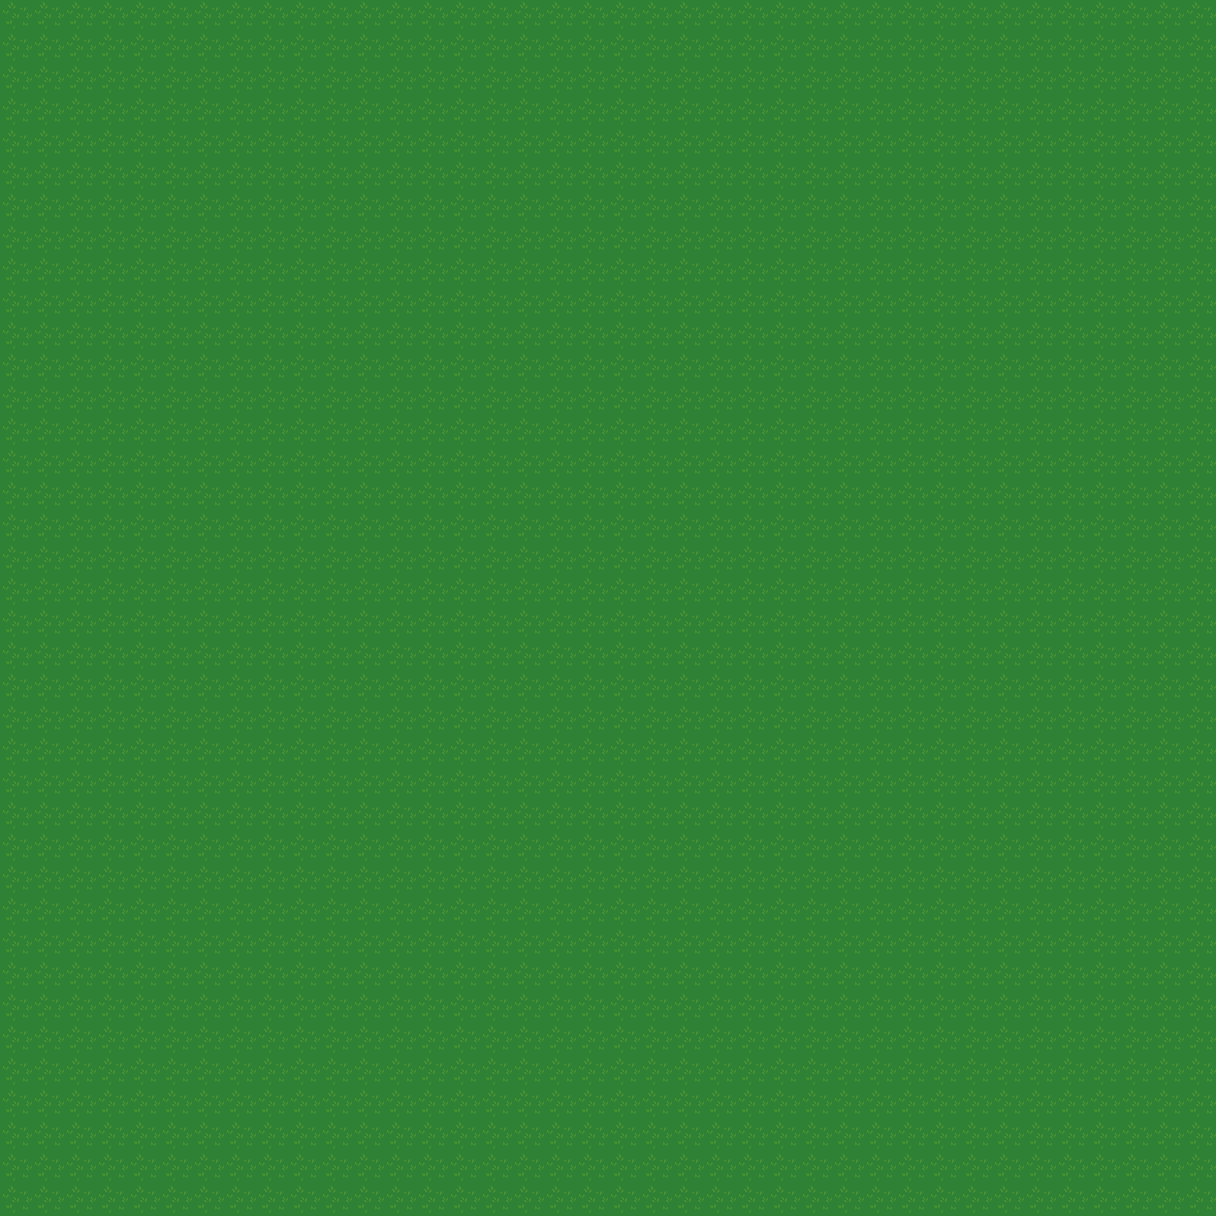

A 2D game scene composited from a Tiled map and its tileset images. What follows is a short description and the map's XML, with every tile layer's data as written:
An orthogonal 38x38 tile map with 32x32 px tiles, 1 tile layer (Capa de Patrones 1).

<map version="1.2" tiledversion="1.2.5" orientation="orthogonal" renderorder="right-down" width="38" height="38" tilewidth="32" tileheight="32" infinite="0" nextlayerid="2" nextobjectid="1">
 <tileset firstgid="1" source="forest_tiles.tsx" />
 <layer id="1" name="Capa de Patrones 1" width="38" height="38">
  <data encoding="csv">
1,1,1,1,1,1,1,1,1,1,1,1,1,1,1,1,1,1,1,1,1,1,1,1,1,1,1,1,1,1,1,1,1,1,1,1,1,1,
1,1,1,1,1,1,1,1,1,1,1,1,1,1,1,1,1,1,1,1,1,1,1,1,1,1,1,1,1,1,1,1,1,1,1,1,1,1,
1,1,1,1,1,1,1,1,1,1,1,1,1,1,1,1,1,1,1,1,1,1,1,1,1,1,1,1,1,1,1,1,1,1,1,1,1,1,
1,1,1,1,1,1,1,1,1,1,1,1,1,1,1,1,1,1,1,1,1,1,1,1,1,1,1,1,1,1,1,1,1,1,1,1,1,1,
1,1,1,1,1,1,1,1,1,1,1,1,1,1,1,1,1,1,1,1,1,1,1,1,1,1,1,1,1,1,1,1,1,1,1,1,1,1,
1,1,1,1,1,1,1,1,1,1,1,1,1,1,1,1,1,1,1,1,1,1,1,1,1,1,1,1,1,1,1,1,1,1,1,1,1,1,
1,1,1,1,1,1,1,1,1,1,1,1,1,1,1,1,1,1,1,1,1,1,1,1,1,1,1,1,1,1,1,1,1,1,1,1,1,1,
1,1,1,1,1,1,1,1,1,1,1,1,1,1,1,1,1,1,1,1,1,1,1,1,1,1,1,1,1,1,1,1,1,1,1,1,1,1,
1,1,1,1,1,1,1,1,1,1,1,1,1,1,1,1,1,1,1,1,1,1,1,1,1,1,1,1,1,1,1,1,1,1,1,1,1,1,
1,1,1,1,1,1,1,1,1,1,1,1,1,1,1,1,1,1,1,1,1,1,1,1,1,1,1,1,1,1,1,1,1,1,1,1,1,1,
1,1,1,1,1,1,1,1,1,1,1,1,1,1,1,1,1,1,1,1,1,1,1,1,1,1,1,1,1,1,1,1,1,1,1,1,1,1,
1,1,1,1,1,1,1,1,1,1,1,1,1,1,1,1,1,1,1,1,1,1,1,1,1,1,1,1,1,1,1,1,1,1,1,1,1,1,
1,1,1,1,1,1,1,1,1,1,1,1,1,1,1,1,1,1,1,1,1,1,1,1,1,1,1,1,1,1,1,1,1,1,1,1,1,1,
1,1,1,1,1,1,1,1,1,1,1,1,1,1,1,1,1,1,1,1,1,1,1,1,1,1,1,1,1,1,1,1,1,1,1,1,1,1,
1,1,1,1,1,1,1,1,1,1,1,1,1,1,1,1,1,1,1,1,1,1,1,1,1,1,1,1,1,1,1,1,1,1,1,1,1,1,
1,1,1,1,1,1,1,1,1,1,1,1,1,1,1,1,1,1,1,1,1,1,1,1,1,1,1,1,1,1,1,1,1,1,1,1,1,1,
1,1,1,1,1,1,1,1,1,1,1,1,1,1,1,1,1,1,1,1,1,1,1,1,1,1,1,1,1,1,1,1,1,1,1,1,1,1,
1,1,1,1,1,1,1,1,1,1,1,1,1,1,1,1,1,1,1,1,1,1,1,1,1,1,1,1,1,1,1,1,1,1,1,1,1,1,
1,1,1,1,1,1,1,1,1,1,1,1,1,1,1,1,1,1,1,1,1,1,1,1,1,1,1,1,1,1,1,1,1,1,1,1,1,1,
1,1,1,1,1,1,1,1,1,1,1,1,1,1,1,1,1,1,1,1,1,1,1,1,1,1,1,1,1,1,1,1,1,1,1,1,1,1,
1,1,1,1,1,1,1,1,1,1,1,1,1,1,1,1,1,1,1,1,1,1,1,1,1,1,1,1,1,1,1,1,1,1,1,1,1,1,
1,1,1,1,1,1,1,1,1,1,1,1,1,1,1,1,1,1,1,1,1,1,1,1,1,1,1,1,1,1,1,1,1,1,1,1,1,1,
1,1,1,1,1,1,1,1,1,1,1,1,1,1,1,1,1,1,1,1,1,1,1,1,1,1,1,1,1,1,1,1,1,1,1,1,1,1,
1,1,1,1,1,1,1,1,1,1,1,1,1,1,1,1,1,1,1,1,1,1,1,1,1,1,1,1,1,1,1,1,1,1,1,1,1,1,
1,1,1,1,1,1,1,1,1,1,1,1,1,1,1,1,1,1,1,1,1,1,1,1,1,1,1,1,1,1,1,1,1,1,1,1,1,1,
1,1,1,1,1,1,1,1,1,1,1,1,1,1,1,1,1,1,1,1,1,1,1,1,1,1,1,1,1,1,1,1,1,1,1,1,1,1,
1,1,1,1,1,1,1,1,1,1,1,1,1,1,1,1,1,1,1,1,1,1,1,1,1,1,1,1,1,1,1,1,1,1,1,1,1,1,
1,1,1,1,1,1,1,1,1,1,1,1,1,1,1,1,1,1,1,1,1,1,1,1,1,1,1,1,1,1,1,1,1,1,1,1,1,1,
1,1,1,1,1,1,1,1,1,1,1,1,1,1,1,1,1,1,1,1,1,1,1,1,1,1,1,1,1,1,1,1,1,1,1,1,1,1,
1,1,1,1,1,1,1,1,1,1,1,1,1,1,1,1,1,1,1,1,1,1,1,1,1,1,1,1,1,1,1,1,1,1,1,1,1,1,
1,1,1,1,1,1,1,1,1,1,1,1,1,1,1,1,1,1,1,1,1,1,1,1,1,1,1,1,1,1,1,1,1,1,1,1,1,1,
1,1,1,1,1,1,1,1,1,1,1,1,1,1,1,1,1,1,1,1,1,1,1,1,1,1,1,1,1,1,1,1,1,1,1,1,1,1,
1,1,1,1,1,1,1,1,1,1,1,1,1,1,1,1,1,1,1,1,1,1,1,1,1,1,1,1,1,1,1,1,1,1,1,1,1,1,
1,1,1,1,1,1,1,1,1,1,1,1,1,1,1,1,1,1,1,1,1,1,1,1,1,1,1,1,1,1,1,1,1,1,1,1,1,1,
1,1,1,1,1,1,1,1,1,1,1,1,1,1,1,1,1,1,1,1,1,1,1,1,1,1,1,1,1,1,1,1,1,1,1,1,1,1,
1,1,1,1,1,1,1,1,1,1,1,1,1,1,1,1,1,1,1,1,1,1,1,1,1,1,1,1,1,1,1,1,1,1,1,1,1,1,
1,1,1,1,1,1,1,1,1,1,1,1,1,1,1,1,1,1,1,1,1,1,1,1,1,1,1,1,1,1,1,1,1,1,1,1,1,1,
1,1,1,1,1,1,1,1,1,1,1,1,1,1,1,1,1,1,1,1,1,1,1,1,1,1,1,1,1,1,1,1,1,1,1,1,1,1
</data>
 </layer>
</map>
